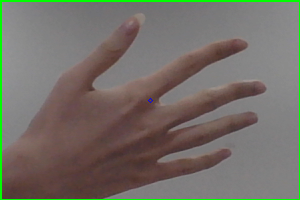
#> input picture z_Preprocessing_test/captured.png, 300 x 200 px
$ python FunctionTest.py
#> lines starting #> are read from the running program, lines starting #| are printed output that depends on the picture; after the words box and inside, x2 and y2 are one past the last pixel; in counts of white or black regions, pixels touching at a corner belong together
### z_Preprocessing_test/ImageProcessing.py
'''
배경 제거에 필요한 함수를 모아놓음 파일
'''

import cv2
import numpy as np

def DeleteBackground(roi, center_color, thresH, thresS, thresV):
    roi_HSV = cv2.cvtColor(roi, cv2.COLOR_BGR2HSV)
    color_HSV = cv2.cvtColor( np.uint8([[center_color]] ), cv2.COLOR_BGR2HSV)[0][0]
    print(f"HSV : {color_HSV}")
    # Wider range space expecially for V(value)
    minHSV = np.array([color_HSV[0] - thresH, color_HSV[1] - thresS, color_HSV[2] - thresV])
    maxHSV = np.array([color_HSV[0] + thresH, color_HSV[1] + thresS, color_HSV[2] + thresV])

    # Create a mask
    maskHSV = cv2.inRange(roi_HSV, minHSV, maxHSV)
    mask=maskHSV
    # cv2.imwrite('RealtimeHSVmask.png', maskHSV)
    # Bilateral filter
    maskBlured = cv2.bilateralFilter(mask,20,75,75)    # d : pixel range, sigmaColor/Space
    mask=maskBlured
    # Morph
    morph = cv2.getStructuringElement(cv2.MORPH_RECT, (1,1))
    maskMorph = cv2.erode(mask, morph)
    mask = maskMorph
    #cv2.imwrite('RealtimeHSVmask.png', maskMorph)

    # Find contours
    contours, _ = cv2.findContours(mask, cv2.RETR_TREE, cv2.CHAIN_APPROX_SIMPLE)
    selected_contours = []
    max_area = 10
    blank_image = np.zeros(mask.shape, np.uint8)
    max_contour = contours[0]

    for contour in contours:
        area = cv2.contourArea(contour)
        if area > max_area:
            max_area = area
            max_contour = contour
    selected_contours.append(max_contour)

    cv2.fillPoly(blank_image, selected_contours, color = (255,255,255))
    mask = blank_image

    cv2.imwrite('RealtimeContouredMask.png', mask)

    # Masked image
    resultHSV = cv2.bitwise_and(roi_HSV, roi_HSV, mask=blank_image)
    resultHSV = cv2.cvtColor(resultHSV, cv2.COLOR_HSV2BGR)

    return resultHSV

### z_Preprocessing_test/FunctionTest.py
import cv2
import mediapipe as mp
import numpy as np
import ImageProcessing


# ===== Image Processing ===== #
roi = cv2.imread('captured.png')  # for testing with still image
#> roi is the input picture: shape (200, 300, 3); mean B, G, R 102.8, 110.6, 115.3
height, width, _ = roi.shape
#> height = 200; width = 300
center_color = roi[height//2, width//2]
#> center_color = [58, 65, 94]
print(f"Center color : {center_color}")
#| Center color : [58 65 94]

resultImage = ImageProcessing.DeleteBackground(roi, center_color, 7, 70, 300)
#> in DeleteBackground, `roi_HSV = cv2.cvtColor(roi, cv2.COLOR_BGR2HSV)`: roi_HSV: shape (200, 300, 3); mean H, S, V 45.2, 39.3, 121.9
#> in DeleteBackground, `color_HSV = cv2.cvtColor( np.uint8([[center_color]] ), cv2.COLOR_BGR2H..`: color_HSV = [6, 98, 94]
#| HSV : [ 6 98 94]
#> in DeleteBackground, `minHSV = np.array([color_HSV[0] - thresH, color_HSV[1] - thresS, color..`: minHSV = [-1, 28, -206]
#> in DeleteBackground, `maxHSV = np.array([color_HSV[0] + thresH, color_HSV[1] + thresS, color..`: maxHSV = [13, 168, 394]
#> in DeleteBackground, `maskHSV = cv2.inRange(roi_HSV, minHSV, maxHSV)`:
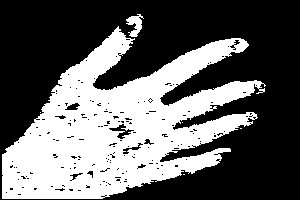
#> maskHSV: shape (200, 300); 38.9% white; 6 white regions (4 under 20 px)
#> in DeleteBackground, `contours, _ = cv2.findContours(mask, cv2.RETR_TREE, cv2.CHAIN_APPROX_S..`: contours = 7 contours, 6 with area under 20; largest, box (x1, y1, x2, y2) and area: (0, 14, 266, 200) 26279
#> in DeleteBackground, `max_contour = contours[0]`: max_contour = contour of 539 points, box (x1, y1, x2, y2) (0, 14, 266, 200), area 26279
#> the loop in DeleteBackground, `for contour in contours:` made 7 passes
#> (area, max_area) on pass 1: (26279, 26279)
#> after the loop in DeleteBackground, `for contour in contours:`: max_area = 26279
#> in DeleteBackground, `cv2.fillPoly(blank_image, selected_contours, color = (255,255,255))`:
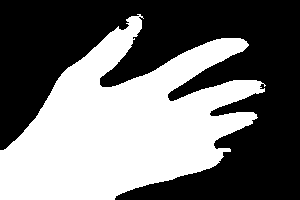
#> blank_image: shape (200, 300); 44.7% white; 1 white region, box (x1, y1, x2, y2) and area: (0, 14, 266, 200) 26824
#> in DeleteBackground, `resultHSV = cv2.bitwise_and(roi_HSV, roi_HSV, mask=blank_image)`: resultHSV: shape (200, 300, 3); mean H, S, V 8.9, 31.9, 47.4
#> in DeleteBackground, `resultHSV = cv2.cvtColor(resultHSV, cv2.COLOR_HSV2BGR)`:
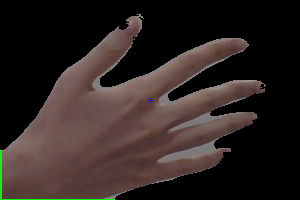
#> resultHSV: shape (200, 300, 3); mean B, G, R 34.1, 36.8, 46.5

cv2.imwrite('FunctionTestImage.png', resultImage)
